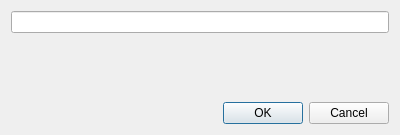
<?xml version="1.0" encoding="UTF-8"?>
<ui version="4.0">
 <class>LAMECommandLineWnd</class>
 <widget class="QDialog" name="LAMECommandLineWnd">
  <property name="geometry">
   <rect>
    <x>0</x>
    <y>0</y>
    <width>400</width>
    <height>135</height>
   </rect>
  </property>
  <property name="sizePolicy">
   <sizepolicy hsizetype="Preferred" vsizetype="MinimumExpanding">
    <horstretch>0</horstretch>
    <verstretch>0</verstretch>
   </sizepolicy>
  </property>
  <property name="windowTitle">
   <string>LAME Command Line Setting</string>
  </property>
  <layout class="QVBoxLayout" name="verticalLayout">
   <item>
    <widget class="QLineEdit" name="m_edit"/>
   </item>
   <item>
    <spacer name="verticalSpacer">
     <property name="orientation">
      <enum>Qt::Vertical</enum>
     </property>
     <property name="sizeHint" stdset="0">
      <size>
       <width>20</width>
       <height>40</height>
      </size>
     </property>
    </spacer>
   </item>
   <item>
    <widget class="QDialogButtonBox" name="buttonBox">
     <property name="orientation">
      <enum>Qt::Horizontal</enum>
     </property>
     <property name="standardButtons">
      <set>QDialogButtonBox::Cancel|QDialogButtonBox::Ok</set>
     </property>
    </widget>
   </item>
  </layout>
 </widget>
 <resources/>
 <connections>
  <connection>
   <sender>buttonBox</sender>
   <signal>accepted()</signal>
   <receiver>LAMECommandLineWnd</receiver>
   <slot>accept()</slot>
   <hints>
    <hint type="sourcelabel">
     <x>248</x>
     <y>254</y>
    </hint>
    <hint type="destinationlabel">
     <x>157</x>
     <y>274</y>
    </hint>
   </hints>
  </connection>
  <connection>
   <sender>buttonBox</sender>
   <signal>rejected()</signal>
   <receiver>LAMECommandLineWnd</receiver>
   <slot>reject()</slot>
   <hints>
    <hint type="sourcelabel">
     <x>316</x>
     <y>260</y>
    </hint>
    <hint type="destinationlabel">
     <x>286</x>
     <y>274</y>
    </hint>
   </hints>
  </connection>
 </connections>
</ui>
